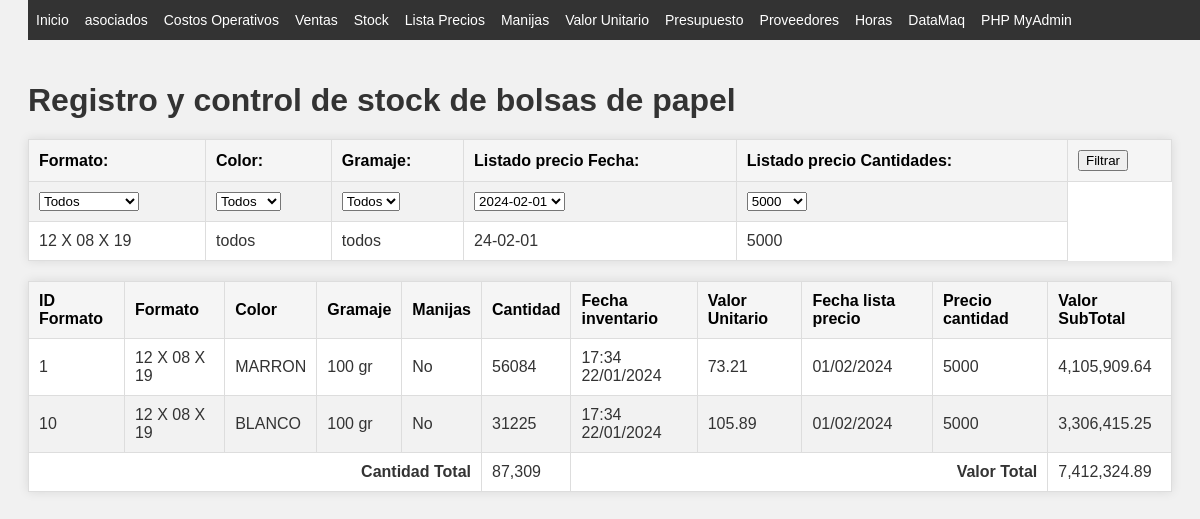
The app's page /stock.php?Formato=12 X 08 X 19 with its own data.
### tables this page shows
CREATE TABLE `listado_precios` (
  `ID_listado` int(11) NOT NULL,
  `ID_formato` int(11) DEFAULT NULL,
  `cantidad` int(11) DEFAULT NULL,
  `precio_u_sIVA` decimal(8,2) DEFAULT NULL,
  `fecha_listado` date DEFAULT NULL
);

CREATE TABLE `tabla_1` (
  `ID_formato` int(11) NOT NULL,
  `formato` varchar(14) NOT NULL,
  `ancho` int(11) NOT NULL,
  `fuelle` int(11) NOT NULL,
  `alto` int(11) NOT NULL,
  `color` varchar(11) NOT NULL,
  `gramaje` int(11) NOT NULL,
  `cantidades` int(11) NOT NULL,
  `manijas` bit(1) NOT NULL,
  `fechatiempo` timestamp NULL DEFAULT CURRENT_TIMESTAMP ON UPDATE CURRENT_TIMESTAMP
);

### Stock/stockFunctions.php (called while the page is built, shortened)
<?php
function obtenerDatosStock($formatoFilter, $colorFilter, $gramajeFilter, $cantidadSeleccionada, $fechaListadoFilter) {
    $conexion = conectarBD();
    $query = "SELECT t1.*, t2.precio_u_sIVA, t2.fecha_listado, t2.cantidad FROM tabla_1 t1
              LEFT JOIN listado_precios t2 ON t1.ID_formato = t2.ID_formato";
    $conditions = [];
    $params = [];
    if ($formatoFilter !== 'todos') {
        $conditions[] = "t1.formato = ?";
        $params[] = $formatoFilter;
    }
    if (!empty($cantidadSeleccionada) && $cantidadSeleccionada != 'todos') {
        $conditions[] = "t2.cantidad = ?";
        $params[] = $cantidadSeleccionada;
    }
    if ($fechaListadoFilter !== 'todos') {
        $conditions[] = "t2.fecha_listado = ?";
        $params[] = $fechaListadoFilter;
    }
    if (!empty($conditions)) {
        $query .= " WHERE " . implode(" AND ", $conditions);
    }
    $query .= " ORDER BY t1.cantidades DESC";
    $stmt = $conexion->prepare($query);
    if (!empty($params)) {
        $stmt->bind_param(str_repeat("s", count($params)), ...$params);
    }
    $stmt->execute();
    $result = $stmt->get_result();
    $data = [];
    while ($row = $result->fetch_assoc()) {
        $data[] = $row;
    }
    return $data;
}

### stock.php (the view, shortened to what this page needs)
<?php
require "includes/header.php";
require_once 'Stock/stockFunctions.php';
function obtenerFiltrosDesdeURL() {
    $cantidadSeleccionadaDefault = '5000';
    $fechaListadoFilterDefault = '24-02-01';
    return [
        'formatoFilter'         => $_GET['Formato']     ?? 'todos',
        'colorFilter'           => $_GET['color']       ?? 'todos',
        'gramajeFilter'         => $_GET['gramaje']     ?? 'todos',
        'cantidadSeleccionada'  => !empty($_GET['cantidades'])          ? $_GET['cantidades']           : $cantidadSeleccionadaDefault,
        'fechaListadoFilter'    => !empty($_GET['fechaSeleccionada'])   ? $_GET['fechaSeleccionada']    : $fechaListadoFilterDefault,
    ];
}
$filtros = obtenerFiltrosDesdeURL();
$data = obtenerDatosStock(
    strval($filtros['formatoFilter']),
    strval($filtros['colorFilter']),
    strval($filtros['gramajeFilter']),
    strval($filtros['cantidadSeleccionada']),
    strval($filtros['fechaListadoFilter'])
);
function formatearFecha($fecha, $formato = 'd/m/Y') {
    $objFecha = new DateTime($fecha);
    return $objFecha->format($formato);
}
function mostrarTabla($data) {
    $totalSuma = 0;
    $cant_total = 0;
    foreach ($data as $row) {
        $valorTotalFormatted = 'No disponible';
        $precioUnitarioFormatted = 'No disponible';
        if (isset($row['precio_u_sIVA'])) {
            $valorTotal = $row['cantidades'] * $row['precio_u_sIVA'];
            $valorTotalFormatted = is_numeric($valorTotal) ? number_format($valorTotal, 2, '.', ',') : $valorTotal;
            $precioUnitarioFormatted = number_format($row['precio_u_sIVA'], 2, '.', ',');
            $totalSuma += $valorTotal;
            $cant_total += isset($row['cantidades']) && is_numeric($row['cantidades']) ? $row['cantidades'] : 0;
        }
        $manijasTexto = isset($row['manijas']) && $row['manijas'] ? 'Sí' : 'No';
        echo "<tr>";
        echo "<td>" . htmlspecialchars($row['ID_formato']) . "</td>";
        echo "<td>" . htmlspecialchars($row['formato']) . "</td>";
        echo "<td>" . htmlspecialchars($row['color']) . "</td>";
        echo "<td>" . htmlspecialchars($row['gramaje']) . " gr</td>";
        echo "<td>" . $manijasTexto . "</td>";
        echo "<td>" . htmlspecialchars($row['cantidades']) . "</td>";
        echo "<td>" . formatearFecha($row['fechatiempo'], 'H:i d/m/Y') . "</td>";
        echo "<td>" . $precioUnitarioFormatted . "</td>";
        echo "<td>" . formatearFecha($row['fecha_listado']) . "</td>";
        echo "<td>" . htmlspecialchars($row['cantidad']) . "</td>";
        echo "<td>" . $valorTotalFormatted . "</td>";
        echo "</tr>";
    }
    echo "<tr><td colspan='5' style='text-align: right;'><strong>Cantidad Total</strong></td><td>" . number_format($cant_total, 0, '.', ',') . "</td>";
    echo "<td colspan='4' style='text-align: right;'><strong>Valor Total</strong></td><td>" . number_format($totalSuma, 2, '.', ',') . "</td></tr>";
}
?>
<!DOCTYPE html>
<html lang="es">
<head>
    <link rel="stylesheet" href="CSS/style.css">
</head>
<body>
    <h1>Registro y control de stock de bolsas de papel</h1>
    <?php include 'Stock/filtroForm.php'; ?>
    <table>
        <thead>
            <tr>
                <th>ID Formato</th>
                <th>Formato</th>
                <th>Color</th>
                <th>Gramaje</th>
                <th>Manijas</th>
                <th>Cantidad</th>
                <th>Fecha inventario</th>
                <th>Valor Unitario</th>
                <th>Fecha lista precio</th>
                <th>Precio cantidad</th>
                <th>Valor SubTotal</th>
            </tr>
        </thead>
        <tbody>
            <?php mostrarTabla($data); ?>
        </tbody>
    </table>
</body>
</html>

### CSS/index.css (style rules this page uses)
body { font-family: verdana; resize: none; }
h1, #cabecera p { margin: 0; padding: 0; }

### CSS/style.css (style rules this page uses)
body { font-family: Arial, sans-serif; background-color: #f4f4f4; color: #333; }
table { border-collapse: collapse; width: 80%; margin: 20px auto; background-color: #ffffff; box-shadow: 0 0 10px rgba(0,0,0,0.1); }
th, td { border: 1px solid #ddd; padding: 8px; text-align: left; }
th { background-color: #e9e9e9; color: #000; }
tr:nth-child(even) { background-color: #f2f2f2; }
body { font-family: Arial, sans-serif; background-color: #f1f1f1; padding: 20px; }
h1 { color: #333; }
table { width: 100%; border-collapse: collapse; margin-top: 20px; }
table th, table td { padding: 10px; text-align: left; border: 1px solid #ddd; }
table th { background-color: #f5f5f5; }

### records on screen
listado_precios: ID_formato.ID_formato "1", ID_formato.formato "12 X 08 X 19", ID_formato.color "MARRON", ID_formato.gramaje "100", ID_formato.manijas "No", ID_formato.cantidades "56084", ID_formato.fechatiempo "17:34 22/01/2024", precio_u_sIVA "73.21", fecha_listado "01/02/2024", cantidad "5000", valorTotalFormatted "4,105,909.64"
listado_precios: ID_formato.ID_formato "10", ID_formato.formato "12 X 08 X 19", ID_formato.color "BLANCO", ID_formato.gramaje "100", ID_formato.manijas "No", ID_formato.cantidades "31225", ID_formato.fechatiempo "17:34 22/01/2024", precio_u_sIVA "105.89", fecha_listado "01/02/2024", cantidad "5000", valorTotalFormatted "3,306,415.25"

### other values on screen
$filtros['formatoFilter'] "12 X 08 X 19"
$filtros['colorFilter'] "todos"
$filtros['gramajeFilter'] "todos"
$filtros['fechaListadoFilter'] "24-02-01"
$filtros['cantidadSeleccionada'] "5000"
$cant_total "87,309"
$totalSuma "7,412,324.89"
form field fechaSeleccionada "2024-02-01"
